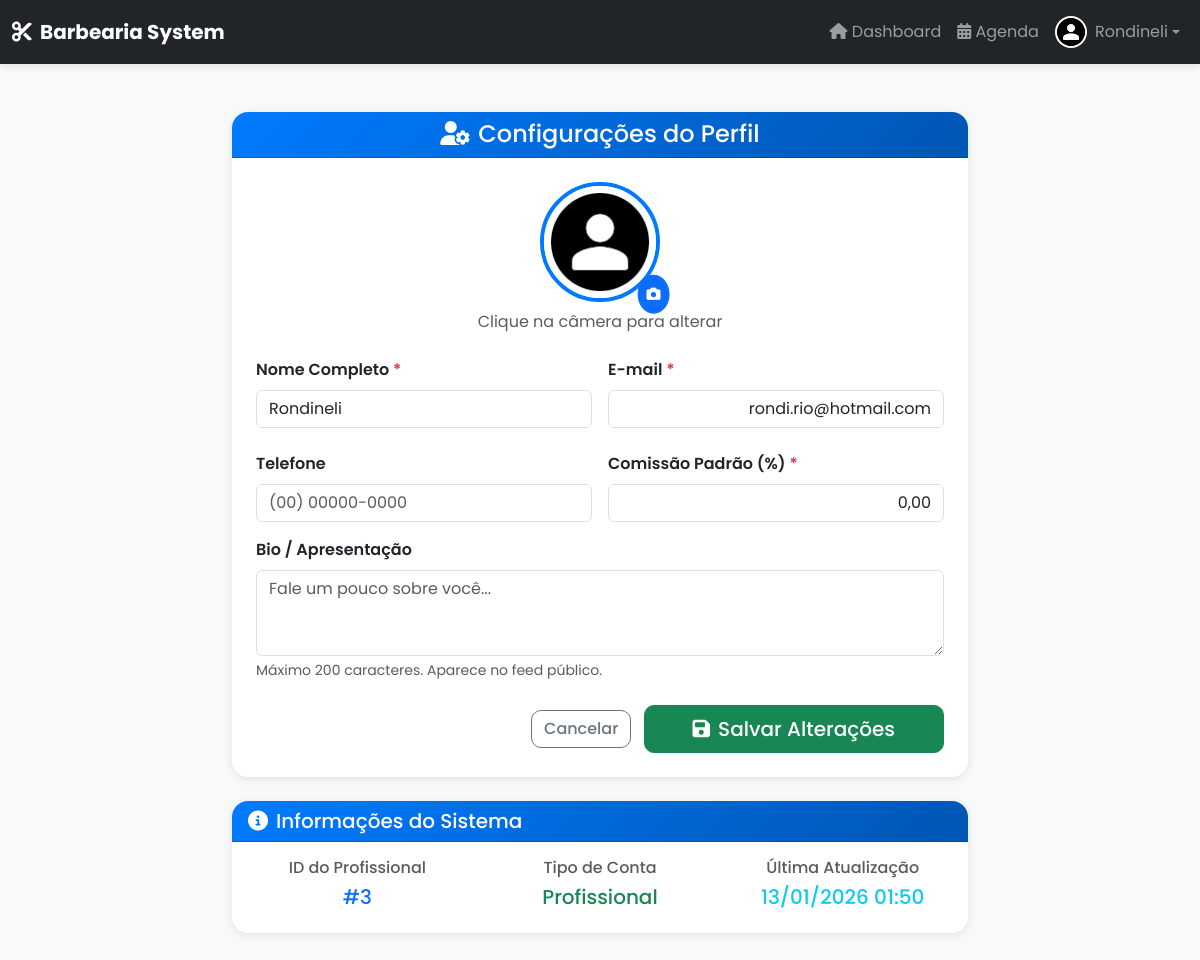
Screenshot of /profissional/perfil.php (signed in) with the database file from the repository.
### tables this page shows
CREATE TABLE `usuarios` (
  `id` int(11) NOT NULL,
  `nome` varchar(100) NOT NULL,
  `email` varchar(100) NOT NULL,
  `senha` varchar(255) NOT NULL,
  `tipo` enum('cliente','profissional','admin') NOT NULL,
  `telefone` varchar(20) DEFAULT NULL,
  `foto` varchar(255) DEFAULT NULL,
  `avatar` varchar(255) DEFAULT NULL,
  `bio` text DEFAULT NULL,
  `comissao_padrao` decimal(5,2) DEFAULT NULL,
  `ativo` tinyint(1) DEFAULT 1,
  `created_at` datetime DEFAULT current_timestamp()
);

### includes/utils.php (called while the page is built, shortened)
<?php
if (!function_exists('formatar_telefone')) {
    function formatar_telefone($telefone) {
        if (!$telefone) return '';
        $telefone = preg_replace('/\D/', '', $telefone);
        return $telefone;
    }
}
?>

### profissional/perfil.php (the view, shortened to what this page needs)
<?php
require_once '../includes/db_connect.php';
require_once '../includes/utils.php';
$profissional_id = $_SESSION['usuario_id'];
$stmt = $pdo->prepare("
    SELECT nome, email, telefone, bio, comissao_padrao, avatar
    FROM usuarios
    WHERE id = ? AND tipo = 'profissional'
");
$stmt->execute([$profissional_id]);
$perfil = $stmt->fetch(PDO::FETCH_ASSOC);
$avatar_url = $perfil['avatar'] ?? 'default.png';
?>
<!DOCTYPE html>
<html lang="pt-BR">
<head>
    <link href="https://cdn.jsdelivr.net/npm/bootstrap@5.3.3/dist/css/bootstrap.min.css" rel="stylesheet">
    <link href="https://cdnjs.cloudflare.com/ajax/libs/font-awesome/6.5.0/css/all.min.css" rel="stylesheet">
</head>
<body class="bg-light">
<nav class="navbar navbar-expand-lg navbar-dark bg-dark shadow-sm">
    <div class="container-fluid">
        <a class="navbar-brand fw-bold" href="dashboard.php">
            <i class="fas fa-cut me-2"></i>Barbearia System
        </a>
        <div class="collapse navbar-collapse" id="navbarNav">
            <ul class="navbar-nav ms-auto align-items-center">
                <li class="nav-item"><a class="nav-link" href="dashboard.php"><i class="fas fa-home"></i> Dashboard</a></li>
                <li class="nav-item"><a class="nav-link" href="agenda.php"><i class="fas fa-calendar-alt"></i> Agenda</a></li>
                <li class="nav-item dropdown">
                    <a class="nav-link dropdown-toggle d-flex align-items-center" href="#" data-bs-toggle="dropdown">
                        <img src="../assets/img/avatars/<?php echo $_SESSION['avatar'] ?? 'default.png'; ?>" class="rounded-circle me-2" width="32" height="32" alt="">
                        <span class="d-none d-md-inline"><?php echo htmlspecialchars($_SESSION['nome']); ?></span>
                    </a>
                </li>
            </ul>
        </div>
    </div>
</nav>
<div class="container py-5">
    <div class="row justify-content-center">
        <div class="col-lg-8">
            <div class="card shadow-sm">
                <div class="card-header text-white text-center">
                    <h4 class="mb-0"><i class="fas fa-user-cog me-2"></i>Configurações do Perfil</h4>
                </div>
                <div class="card-body p-4">
                    <form method="POST" enctype="multipart/form-data" class="needs-validation" novalidate>
                        <div class="text-center mb-4">
                            <div class="position-relative d-inline-block">
                                <img src="../assets/img/avatars/<?php echo htmlspecialchars($avatar_url); ?>"
                                     class="avatar-preview" id="avatar-preview" alt="Avatar">
                                <label for="avatar" class="btn btn-sm btn-primary position-absolute bottom-0 end-0 rounded-circle p-2"
                                       style="transform: translate(30%, 30%);">
                                    <i class="fas fa-camera"></i>
                                </label>
                            </div>
                            <p class="text-muted mt-2">Clique na câmera para alterar</p>
                        </div>
                        <div class="row g-3">
                            <div class="col-md-6">
                                <label class="form-label">Nome Completo <span class="text-danger">*</span></label>
                                <input type="text" name="nome" class="form-control" value="<?php echo htmlspecialchars($perfil['nome'] ?? ''); ?>" required>
                            </div>
                            <div class="col-md-6">
                                <label class="form-label">E-mail <span class="text-danger">*</span></label>
                                <input type="email" name="email" class="form-control money" value="<?php echo htmlspecialchars($perfil['email'] ?? ''); ?>" required>
                            </div>
                        </div>
                        <div class="row g-3 mt-2">
                            <div class="col-md-6">
                                <label class="form-label">Telefone</label>
                                <input type="text" name="telefone" class="form-control" placeholder="(00) 00000-0000"
                                       value="<?php echo formatar_telefone($perfil['telefone'] ?? ''); ?>">
                            </div>
                            <div class="col-md-6">
                                <label class="form-label">Comissão Padrão (%) <span class="text-danger">*</span></label>
                                <input type="text" name="comissao_padrao" class="form-control money"
                                       value="<?php echo number_format($perfil['comissao_padrao'] ?? 0, 2, ',', '.'); ?>" readonly>
                            </div>
                        </div>
                        <div class="mt-3">
                            <label class="form-label">Bio / Apresentação</label>
                            <textarea name="bio" class="form-control" rows="3" placeholder="Fale um pouco sobre você..."><?php echo htmlspecialchars($perfil['bio'] ?? ''); ?></textarea>
                            <div class="form-text">Máximo 200 caracteres. Aparece no feed público.</div>
                        </div>
                        <div class="text-end mt-4">
                            <a href="dashboard.php" class="btn btn-outline-secondary me-2">Cancelar</a>
                            <button type="submit" class="btn btn-success btn-lg px-5">
                                <i class="fas fa-save me-2"></i>Salvar Alterações
                            </button>
                        </div>
                    </form>
                </div>
            </div>
            <div class="card shadow-sm mt-4">
                <div class="card-header bg-info text-white">
                    <h5 class="mb-0"><i class="fas fa-info-circle me-2"></i>Informações do Sistema</h5>
                </div>
                <div class="card-body">
                    <div class="row text-center">
                        <div class="col-md-4">
                            <h6 class="text-muted">ID do Profissional</h6>
                            <h5 class="text-primary">#<?php echo $profissional_id; ?></h5>
                        </div>
                        <div class="col-md-4">
                            <h6 class="text-muted">Tipo de Conta</h6>
                            <h5 class="text-success">Profissional</h5>
                        </div>
                        <div class="col-md-4">
                            <h6 class="text-muted">Última Atualização</h6>
                            <h5 class="text-info"><?php echo date('d/m/Y H:i'); ?></h5>
                        </div>
                    </div>
                </div>
            </div>
        </div>
    </div>
</div>
</body>
</html>

### profissional/perfil.php (style rules this page uses)
body { font-family: 'Poppins', sans-serif; background-color: #f8f9fa; }
.card { border: none; border-radius: 16px; overflow: hidden; }
.card-header { background: linear-gradient(135deg, #007bff, #0056b3); color: white; }
.btn { border-radius: 10px; font-weight: 500; }
.shadow-sm { box-shadow: 0 0.125rem 0.5rem rgba(0, 0, 0, 0.1) !important; }
.avatar-preview { width: 120px; height: 120px; object-fit: cover; border-radius: 50%; border: 4px solid #007bff; box-shadow: 0 0 0 4px white; }
.form-label { font-weight: 600; }
.money { text-align: right; }
.navbar { position: sticky; top: 0; z-index: 1000; }

### rows the page displays
usuarios: nome "Rondineli", email "rondi.rio@hotmail.com", comissao_padrao "0,00"

### other values shown
$_SESSION['nome'] "Rondineli"
$profissional_id "3"
